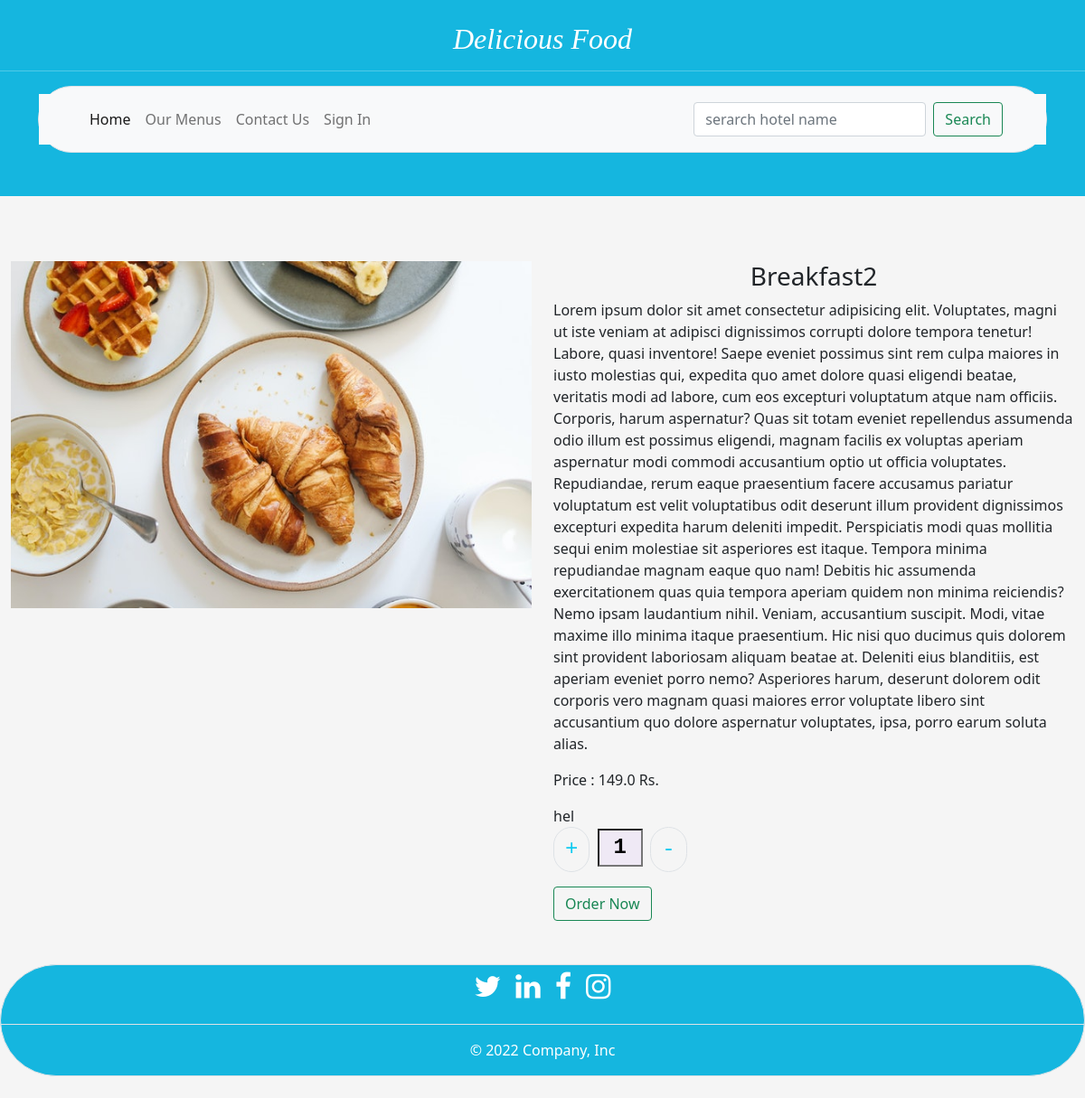
The app's page /productdetails/2 with its own data.
### Apk/models.py (models this page shows)
class Product(models.Model):
    name = models.CharField(max_length=122)
    selling_price = models.FloatField()
    discounted_price = models.FloatField()
    category = models.ForeignKey(Category,on_delete= models.CASCADE,default= None)
    description = models.TextField()
    hotel_name = models.ForeignKey(Hotels,on_delete=models.CASCADE,default= None ,null= True)
    product_image = models.ImageField(upload_to = 'media')

### Apk/views.py (the view)
# urls.py: path('productdetails/',views.productdetail, name= 'productdetails'),
def productdetail(request,data = None):
    product = Product.objects.filter(id = data)
    print(product)
    dic = {
        'product': product
    }
    return render(request, 'productdetails.html',dic)

### Apk/templates/productdetails.html (shortened to what this page needs)
{% extends 'base.html' %}
{% block blog %}
  {% for pro in product %}
    <div class="row row-cols-lg-2 row-cols-sm-1 row-cols-md-2 row-cols-1 m-0">
      <div class="col">
        <img src="{{pro.product_image.url}}" class="img-fluid" alt="Responsive image">
      </div>
      <div class="col">
        <h3 class="text-center">{{pro.name}}</h3>
        <p>{{pro.description}}</p>
        <p>Price : {{pro.discounted_price}} Rs.</p>
        <object data="" type="" name=""> hel</object>
        <form action="/payment/{{pro.id}}" >
          <pre><button type="button" class="btn btn-outline-info border" style="font-size: x-large;" onclick="Plusfunction()">+</button> <input type="text" id="quant" name="quant" style="display: inline;font-weight: bolder; font-size: x-large; width: 50px; text-align: center;background-color: rgb(239, 233, 245);" value="1"  > <button type="button" class="btn btn-outline-info border" style="font-size: x-large;" onclick="Minusfunction()">-</button></pre>
          <button type="submit" class="btn btn-outline-success">Order Now</button>
        </form>
      </div>
    </div>
    <br>
  {% endfor %}
{% endblock blog %}

### Apk/templates/base.html (style rules this page uses)
body { background-color: whitesmoke; }
.border { border-radius: 80px; }

### records on screen
Product: product_image (picture), name "Breakfast2", description "Lorem ipsum dolor sit amet consectetur adipisicing elit. Voluptates, magni ut iste veniam at adipisci dignissimos corrupti dolore tempora tenetur! Labore, quasi inventore! Saepe eveniet possimus sint rem culpa maiores in iusto molestias qui, expedita quo amet dolore quasi eligendi beatae, veritatis modi ad labore, cum eos excepturi voluptatum atque nam officiis. Corporis, harum aspernatur? Quas sit totam eveniet repellendus assumenda odio illum est possimus eligendi, magnam facilis ex voluptas aperiam aspernatur modi commodi accusantium optio ut officia voluptates. Repudiandae, rerum eaque praesentium facere accusamus pariatur voluptatum est velit voluptatibus odit deserunt illum provident…", discounted_price "149.0"
